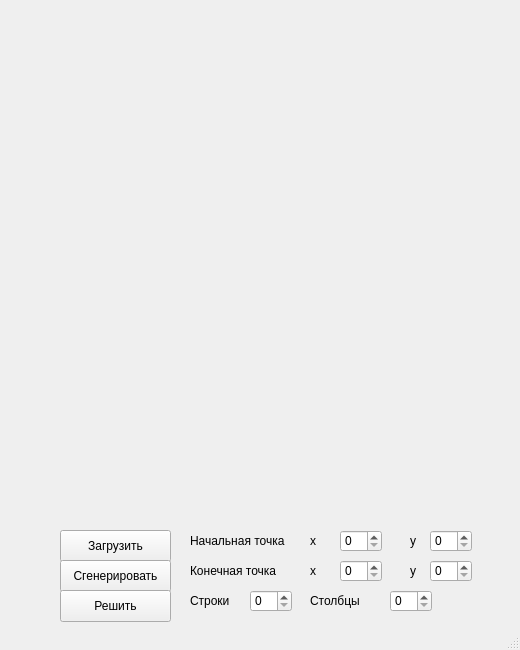
<?xml version="1.0" encoding="UTF-8"?>
<ui version="4.0">
 <class>MainWindow</class>
 <widget class="QMainWindow" name="MainWindow">
  <property name="geometry">
   <rect>
    <x>0</x>
    <y>0</y>
    <width>520</width>
    <height>650</height>
   </rect>
  </property>
  <property name="minimumSize">
   <size>
    <width>520</width>
    <height>550</height>
   </size>
  </property>
  <property name="maximumSize">
   <size>
    <width>2000</width>
    <height>2000</height>
   </size>
  </property>
  <property name="windowTitle">
   <string>MainWindow</string>
  </property>
  <widget class="QWidget" name="centralwidget">
   <widget class="QPushButton" name="LoadButton">
    <property name="geometry">
     <rect>
      <x>60</x>
      <y>530</y>
      <width>111</width>
      <height>32</height>
     </rect>
    </property>
    <property name="text">
     <string>Загрузить</string>
    </property>
   </widget>
   <widget class="QPushButton" name="GenerateButton">
    <property name="geometry">
     <rect>
      <x>60</x>
      <y>560</y>
      <width>111</width>
      <height>32</height>
     </rect>
    </property>
    <property name="text">
     <string>Сгенерировать</string>
    </property>
   </widget>
   <widget class="QPushButton" name="SolveButton">
    <property name="geometry">
     <rect>
      <x>60</x>
      <y>590</y>
      <width>111</width>
      <height>32</height>
     </rect>
    </property>
    <property name="text">
     <string>Решить</string>
    </property>
   </widget>
   <widget class="QLabel" name="startPointLabel">
    <property name="geometry">
     <rect>
      <x>190</x>
      <y>530</y>
      <width>111</width>
      <height>21</height>
     </rect>
    </property>
    <property name="text">
     <string>Начальная точка</string>
    </property>
   </widget>
   <widget class="QLabel" name="endPointLabel">
    <property name="geometry">
     <rect>
      <x>190</x>
      <y>560</y>
      <width>111</width>
      <height>21</height>
     </rect>
    </property>
    <property name="text">
     <string>Конечная точка</string>
    </property>
   </widget>
   <widget class="QLabel" name="startXlabel">
    <property name="geometry">
     <rect>
      <x>310</x>
      <y>530</y>
      <width>31</width>
      <height>21</height>
     </rect>
    </property>
    <property name="text">
     <string>x</string>
    </property>
   </widget>
   <widget class="QLabel" name="startYlabel">
    <property name="geometry">
     <rect>
      <x>410</x>
      <y>530</y>
      <width>31</width>
      <height>21</height>
     </rect>
    </property>
    <property name="text">
     <string>y</string>
    </property>
   </widget>
   <widget class="QLabel" name="rowsLabel">
    <property name="geometry">
     <rect>
      <x>190</x>
      <y>590</y>
      <width>51</width>
      <height>21</height>
     </rect>
    </property>
    <property name="text">
     <string>Строки</string>
    </property>
   </widget>
   <widget class="QLabel" name="columnsLabel">
    <property name="geometry">
     <rect>
      <x>310</x>
      <y>590</y>
      <width>61</width>
      <height>21</height>
     </rect>
    </property>
    <property name="text">
     <string>Столбцы</string>
    </property>
   </widget>
   <widget class="QLabel" name="endXlabel">
    <property name="geometry">
     <rect>
      <x>310</x>
      <y>560</y>
      <width>31</width>
      <height>21</height>
     </rect>
    </property>
    <property name="text">
     <string>x</string>
    </property>
   </widget>
   <widget class="QLabel" name="endYlabel">
    <property name="geometry">
     <rect>
      <x>410</x>
      <y>560</y>
      <width>31</width>
      <height>21</height>
     </rect>
    </property>
    <property name="text">
     <string>y</string>
    </property>
   </widget>
   <widget class="QSpinBox" name="startX">
    <property name="geometry">
     <rect>
      <x>340</x>
      <y>530</y>
      <width>42</width>
      <height>22</height>
     </rect>
    </property>
   </widget>
   <widget class="QSpinBox" name="startY">
    <property name="geometry">
     <rect>
      <x>430</x>
      <y>530</y>
      <width>42</width>
      <height>22</height>
     </rect>
    </property>
   </widget>
   <widget class="QSpinBox" name="endX">
    <property name="geometry">
     <rect>
      <x>340</x>
      <y>560</y>
      <width>42</width>
      <height>22</height>
     </rect>
    </property>
   </widget>
   <widget class="QSpinBox" name="endY">
    <property name="geometry">
     <rect>
      <x>430</x>
      <y>560</y>
      <width>42</width>
      <height>22</height>
     </rect>
    </property>
   </widget>
   <widget class="QSpinBox" name="rows">
    <property name="geometry">
     <rect>
      <x>250</x>
      <y>590</y>
      <width>42</width>
      <height>22</height>
     </rect>
    </property>
   </widget>
   <widget class="QSpinBox" name="columns">
    <property name="geometry">
     <rect>
      <x>390</x>
      <y>590</y>
      <width>42</width>
      <height>22</height>
     </rect>
    </property>
   </widget>
   <widget class="MazeWidget" name="maze_widget" native="true">
    <property name="geometry">
     <rect>
      <x>10</x>
      <y>10</y>
      <width>500</width>
      <height>500</height>
     </rect>
    </property>
   </widget>
  </widget>
  <widget class="QMenuBar" name="menubar">
   <property name="geometry">
    <rect>
     <x>0</x>
     <y>0</y>
     <width>520</width>
     <height>24</height>
    </rect>
   </property>
  </widget>
  <widget class="QStatusBar" name="statusbar"/>
 </widget>
 <customwidgets>
  <customwidget>
   <class>MazeWidget</class>
   <extends>QWidget</extends>
   <header location="global">mazewidget.h</header>
   <container>1</container>
  </customwidget>
 </customwidgets>
 <resources/>
 <connections/>
</ui>
